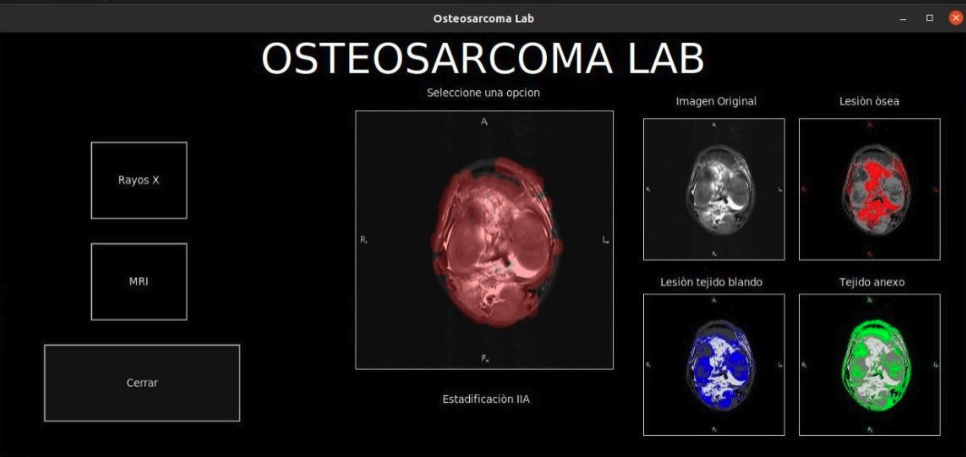

Generate this figure with Python:
from tkinter import * 
import cv2
import numpy as np 
import os
import math
import matplotlib.pyplot as plt 
import pandas as pd

from PIL import Image, ImageTk 
from tkinter import ttk
from tkinter.filedialog import askopenfilename 
from skimage import morphology
from skimage.restoration import denoise_nl_means, estimate_sigma 
from skimage import img_as_float
from scipy import ndimage as nd
from skimage.filters import threshold_multiotsu
from skimage import measure, io, img_as_ubyte, data 
from os import remove
from skimage.measure import label, regionprops 

count = 0

class Window:
    def _init_(self, window): 
        self.window = window
        self.window.geometry("1250x550") 
        self.window.configure(bg="black") 
        self.Botones()
        #Botones de la pantalla principal def Botones(self):
        self.window.title("Osteosarcoma Lab")

        self.label = Label(self.window, text = "OSTEOSARCOMA LAB", bg= "black", fg = "white", font=("Roboto Cn",40))
        self.label.pack()

        self.label = Label(self.window, text = "Seleccione una opcion", bg= "black", fg
        = "white", font=("Roboto Cn",10)) 
        self.label.pack()

        # Procesamiento Rayos X

        self.b1 = Button(self.window, text=" Rayos X ", height = 5, width = 12 ,bg= "black", fg = "white",font=("Roboto Cn",10), command = self.rayosx)
        self.b1.place(x=120, y=140)
        
        # Procesamiento en Resonancia Magnetica

        self.b3 = Button(self.window, text="MRI", height = 5, width = 12 , bg= "black", fg = "white", font=("Roboto Cn",10), command = self.resonm)
        self.b3.place(x=120, y=270)

        self.bfin = Button(self.window, text="Cerrar", height = 5, width = 28, bg
        ="gray7", fg ="gray92" ,font=("Roboto Cn",10), command = self.window.quit) 
        self.bfin.place(x=60, y=400)


    def rayosx(self):
        filename = askopenfilename() 
        image = cv2.imread(filename) 
        plt.imsave("original.jpg",image) 
        img = img_as_float(image)
        sigma_est = np.mean(estimate_sigma(img, multichannel=True)) 
        gray = cv2.cvtColor(image, cv2.COLOR_BGR2GRAY)
        denoise_img = denoise_nl_means(img, h=1.15 * sigma_est, fast_mode = True, patch_size=5, patch_distance=3, multichannel=True)
        plt.imsave("clean.jpg",denoise_img, cmap = "gray") 
    
    def gammaCorrection(src, gamma):
        invGamma = 1 / gamma
        table = [((i / 255) ** invGamma) * 255 for i in range(256)] 
        table = np.array(table, np.uint8)
        return cv2.LUT(src, table)
    
    img2 = cv2.imread('clean.jpg')
    gammaImg = gammaCorrection(img2, 0.4)
    gray = cv2.cvtColor(gammaImg, cv2.COLOR_BGR2GRAY) 
    filterSize =(3, 3)
    clahe = cv2.createCLAHE(clipLimit = 2.0, tileGridSize=(8, 8)) 
    claheNorm = clahe.apply(gray)

    def pixelVal(pix, r1, s1, r2, s2): 
        if (0 <= pix and pix <= r1):
            return (s1 / r1) * pix 
        elif (r1 < pix and pix <= r2):
            return ((s2 - s1) / (r2 - r1)) * (pix - r1) + s1
        else:
            return ((255 - s2) / (255 - r2)) * (pix - r2) + s2
        
    r1 = 50
    s1 = 0
    r2 = 200
    s2 = 255
    pixelVal_vec = np.vectorize(pixelVal)
    cs = pixelVal_vec(claheNorm, r1, s1, r2, s2) 
    plt.imsave("cont.jpg",cs, cmap="gray")

    def gammaCorrection(src, gamma): 
        invGamma = 1 / gamma
        table = [((i / 255) ** invGamma) * 255 for i in range(256)] 
        table = np.array(table, np.uint8)
        return cv2.LUT(src, table)

    img21 = cv2.imread('cont.jpg')
    gammaImg2 = gammaCorrection(img21, 0.9) 
    plt.imsave('corr.jpg', gammaImg2)

    self.label = Label(self.window, text = "Su imagen esta lista!", bg= "black", fg = "white")
    self.label.place(x=800, y=470)

    kernel1 = np.array([[0, -1, 0],
    [-1, 5,-1],
    [0, -1, 0]])
    image_sharp = cv2.filter2D(src=gammaImg2, ddepth=-1, kernel=kernel1) 
    plt.imsave('Imagen final.jpg', image_sharp)

    image1 = Image.open("Imagen final.jpg").resize((330,330)) 
    test = ImageTk.PhotoImage(image1)
    label1 = Label(image=test) 
    label1.image = test
    image2 = Image.open("original.jpg").resize((330,330)) 
    test2 = ImageTk.PhotoImage(image2)
    label2= Label(image=test2) 
    label2.image = test2

    label1.place(x=500, y=120) 
    label2.place(x=850, y=120)
    remove("corr.jpg") 
    remove("cont.jpg") 
    remove("clean.jpg")


    def resonm(self):
        filename1 = askopenfilename() 
        imagerm = cv2.imread(filename1)
        plt.imsave("originalrm.jpg",imagerm,cmap="gray") 
        kernel1 = np.array([[0, -1, 0],[-1, 5,-1],[0, -1, 0]])
        image_sharp = cv2.filter2D(src=imagerm, ddepth=-1, kernel=kernel1) 
        plt.imsave('sharp.jpg', image_sharp)

    def gammaCorrection(src, gamma):
        invGamma = 1 / gamma
        table = [((i / 255) ** invGamma) * 255 for i in range(256)] 
        table = np.array(table, np.uint8)
        return cv2.LUT(src, table) 
    
    imggam = image_sharp.copy()
    gammaImg = gammaCorrection(imggam, 0.8)

    thresholds = threshold_multiotsu(gammaImg, classes=5) 
    regions = np.digitize(gammaImg, bins=thresholds)
    imgthr = cv2.normalize(regions, None, 0, 255, cv2.NORM_MINMAX, dtype=cv2.CV_8U)
    kernel = np.ones((3,3),np.uint8)

    kmean = cv2.cvtColor(imgthr, cv2.COLOR_BGR2RGB) 
    pixel_values = kmean.reshape((-1, 3))
    pixel_values = np.float32(pixel_values) 
    criteria = (cv2.TERM_CRITERIA_EPS +
    cv2.TERM_CRITERIA_MAX_ITER, 100, 0.2)
    k = 6
    _, labels, (centers) = cv2.kmeans(pixel_values, k, None, criteria, 10, cv2.KMEANS_RANDOM_CENTERS)
    centers = np.uint8(centers) 
    labels = labels.flatten()
    segmimg = centers[labels.flatten()] 
    segmimg = segmimg.reshape(kmean.shape)
    maskimg1 = np.copy(segmimg) 
    maskimg1 = maskimg1.reshape((-1, 3)) 
    cluster = 1
    maskimg1[labels == cluster] = [255, 0, 0] 
    maskimg1 = maskimg1.reshape(segmimg.shape) 
    plt.imsave("mask1.jpg", maskimg1, cmap="gray")
    maskimg2 = np.copy(segmimg) 
    maskimg2 = maskimg2.reshape((-1, 3)) 
    cluster = 2
    maskimg2[labels == cluster] = [0, 0, 255] 
    maskimg2 = maskimg2.reshape(segmimg.shape) 
    plt.imsave("mask2.jpg", maskimg2, cmap="gray")

    maskimg3 = np.copy(segmimg) 
    maskimg3 = maskimg3.reshape((-1, 3)) 
    cluster = 3
    maskimg3[labels == cluster] = [0, 255, 0] 
    maskimg3 = maskimg3.reshape(segmimg.shape) 
    plt.imsave("mask3.jpg", maskimg3, cmap="gray")

    maskimg4 = np.copy(segmimg) 
    maskimg4 = maskimg4.reshape((-1, 3))
    
    cluster = 4
    maskimg4[labels == cluster] = [255, 255, 0] 
    maskimg4 = maskimg4.reshape(segmimg.shape) 
    plt.imsave("mask4.jpg", maskimg4, cmap="gray")

    remove("sharp.jpg")

    img2 = cv2.imread('mask1.jpg')
    mask1 = cv2.inRange(img2, (0, 0, 50), (50, 50,255))
    apertura = cv2.morphologyEx(mask1, cv2.MORPH_OPEN, kernel, iterations=1)
    plt.imsave("maskred1.jpg", apertura, cmap="gray") 
    img2 = cv2.imread("maskred1.jpg")
    gray = cv2.cvtColor(img2, cv2.COLOR_BGR2GRAY) 
    ret2,th2 =  cv2.threshold(gray,0,255,cv2.THRESH_BINARY+cv2.THRESH_OTSU) 
    all_props = measure.regionprops(th2)
    props1 = measure.regionprops_table(th2, properties=['perimeter','label', 'area', 'equivalent_diameter',"filled_area"])

    img3 = cv2.imread('mask2.jpg')
    mask2 = cv2.inRange(img3, (50, 0, 0), (255, 50, 50))
    apertura2 = cv2.morphologyEx(mask2, cv2.MORPH_OPEN, kernel, iterations=1)
    plt.imsave("maskblue1.jpg", apertura2, cmap="gray")
    img3 = cv2.imread("maskblue1.jpg")
    gray1 = cv2.cvtColor(img3, cv2.COLOR_BGR2GRAY) 
    ret3,th3 = cv2.threshold(gray1,0,255,cv2.THRESH_BINARY+cv2.THRESH_OTSU) 
    all_props1 = measure.regionprops(th3)
    props2 = measure.regionprops_table(th3, properties=['perimeter','label', 'area', 'equivalent_diameter',"filled_area"])
    escala = 32.14
    df = pd.DataFrame(props1) 
    a = df['area']
    ar= a/escala
    c = ar / math.pi 
    b = np.sqrt(c)

    df = pd.DataFrame(props2) 
    a1 = df['area']
    
    ar1 = a1/escala 
    c1 = ar1 / math.pi 
    b1 = np.sqrt(c1)
    areaeval= abs(b-b1) 
    liminf = 0.76
    limsup = 2
    value = float(areaeval)

    if value < liminf and value > 0 : 
        form = ((1.0519*b)-0.016)*2
        form=int(form)
        edge = cv2.Canny(apertura, 20, 150) 
        plt.imsave("canny.jpg", edge)
        ans = []
        a = int(form)
        img2 = cv2.imread("canny.jpg") 
        for y in range(0, edge.shape[0]):
            for x in range(0, edge.shape[1]): 
                if edge[y, x] != 0:
                    ans = ans + [[x, y]] 
                    imgWC = cv2.circle(img2,(x,y),form,(0,0,255),-1)
        plt.imsave("reseccion.jpg", imgWC, cmap="gray") 
        img3 = cv2.imread("reseccion.jpg")
        img4 = cv2.imread("axial.jpeg")
        dst = cv2.addWeighted(img4, 0.7, img3, 0.3, 0) 
        plt.imsave("final.jpg", dst, cmap="gray")
        image1 = Image.open("final.jpg").resize((330,330)) 
        test = ImageTk.PhotoImage(image1)
        label1 = Label(image=test) 
        label1.image = test 
        label1.place(x=500, y=100)

    image2 = Image.open("axial.jpeg").resize((180,180)) 
    test1 = ImageTk.PhotoImage(image2)
    label2 = Label(image=test1) 
    label2.image = test1 
    label2.place(x=830, y=80)
    image3 = Image.open("mask1.jpg").resize((180,180)) 
    test2 = ImageTk.PhotoImage(image3)
    label3 = Label(image=test2) 
    label3.image = test2 
    label3.place(x=1030, y=80)

    image4 = Image.open("mask2.jpg").resize((180,180)) 
    test3 = ImageTk.PhotoImage(image4)
    label4 = Label(image=test3) 
    label4.image = test3 
    label4.place(x=830, y=330)
    
    image5 = Image.open("mask3.jpg").resize((180,180)) 
    test4 = ImageTk.PhotoImage(image5)
    label5 = Label(image=test4) 
    label5.image = test4 
    label5.place(x=1030, y=330)

    self.label = Label(self.window, text = "Estadificaciòn IIB", bg= "black", fg = "white")
    self.label.place(x=980, y=50)

    self.label1 = Label(self.window, text = "Estadificaciòn IIB", bg= "black", fg = "white")
    self.label1.place(x=980, y=50)

    self.label2 = Label(self.window, text = "Estadificaciòn IIB", bg= "black", fg = "white")
    self.label2.place(x=980, y=50)

    self.label3 = Label(self.window, text = "Estadificaciòn IIB", bg= "black", fg = "white")
    self.label3.place(x=980, y=50)

    elif liminf >= value and value <= limsup : 
        form = ( (0.9485*b1) + 2.3546)
    form=int(form)
    edge = cv2.Canny(apertura2, 20, 150) 
    plt.imsave("canny.jpg", edge)
    ans = []
    a = int(form)
    img2 = cv2.imread("canny.jpg") 
    for y in range(0, edge.shape[0]):
        for x in range(0, edge.shape[1]): 
            if edge[y, x] != 0:
                ans = ans + [[x, y]] 
    imgWC = cv2.circle(img2,(x,y),form,(0,0,255),-1)
    plt.imsave("reseccion.jpg", imgWC, cmap="gray")
    img3 = cv2.imread("reseccion.jpg") 
    img4 = cv2.imread("axial.jpeg")
    dst = cv2.addWeighted(img4, 0.7, img3, 0.3, 0) 
    plt.imsave("final.jpg", dst, cmap="gray")
    image1 = Image.open("final.jpg").resize((330,330)) 
    test = ImageTk.PhotoImage(image1)
    label1 = Label(image=test) 
    label1.image = test 
    label1.place(x=500, y=100)

    image2 = Image.open("axial.jpeg").resize((180,180))
    
    test1 = ImageTk.PhotoImage(image2) 
    label2 = Label(image=test1) 
    label2.image = test1 
    label2.place(x=830, y=100)

    image3 = Image.open("mask1.jpg").resize((180,180)) 
    test2 = ImageTk.PhotoImage(image3)
    label3 = Label(image=test2) 
    label3.image = test2 
    label3.place(x=1030, y=100)

    image4 = Image.open("mask2.jpg").resize((180,180)) 
    test3 = ImageTk.PhotoImage(image4)
    label4 = Label(image=test3) 
    label4.image = test3 
    label4.place(x=830, y=300)

    image5 = Image.open("mask3.jpg").resize((180,180))
    test4 = ImageTk.PhotoImage(image5)
    label5 = Label(image=test4) 
    label5.image = test4
    label5.place(x=1030, y=300)

    self.label = Label(self.window, text = "Estadificaciòn IB", bg= "black", fg = "white")
    self.label.place(x=980, y=40)
    elif value > limsup:
    form = ((0.9222 * b1) + 1.3106)
    form=int(form)
    edge = cv2.Canny(apertura2, 10, 100) 
    plt.imsave("canny.jpg", edge)
    ans = []
    a = int(form)
    img2 = cv2.imread("maskblue1.jpg") 
    for y in range(0, edge.shape[0]):
        for x in range(0, edge.shape[1]): 
            if edge[y, x] != 0:
                ans = ans + [[x, y]] 
    imgWC = cv2.circle(img2,(x,y),form,(0,0,255),-1)
    plt.imsave("reseccion.jpg", imgWC, cmap="gray") 
    img3 = cv2.imread("reseccion.jpg")
    img4 = cv2.imread("axial.jpeg")
    dst = cv2.addWeighted(img4, 0.7, img3, 0.3, 0) 
    plt.imsave("final.jpg", dst, cmap="gray")
    image1 = Image.open("final.jpg").resize((330,330)) 
    test = ImageTk.PhotoImage(image1)
    label1 = Label(image=test) 
    label1.image = test
    
    label1.place(x=460, y=100)

    image2 = Image.open("axial.jpeg").resize((180,180)) 
    test1 = ImageTk.PhotoImage(image2)
    label2 = Label(image=test1) 
    label2.image = test1 
    label2.place(x=830, y=110)

    image3 = Image.open("mask1.jpg").resize((180,180)) 
    test2 = ImageTk.PhotoImage(image3)
    label3 = Label(image=test2) 
    label3.image = test2 
    label3.place(x=1030, y=110)

    image4 = Image.open("mask2.jpg").resize((180,180)) 
    test3 = ImageTk.PhotoImage(image4)
    label4 = Label(image=test3) 
    label4.image = test3 
    label4.place(x=830, y=335)

    image5 = Image.open("mask3.jpg").resize((180,180)) 
    test4 = ImageTk.PhotoImage(image5)
    label5 = Label(image=test4) 
    label5.image = test4 
    label5.place(x=1030, y=335)

    self.label = Label(self.window, text = "Estadificaciòn IIA", bg= "black", fg = "white")
    self.label.place(x=570, y=460)

    self.label1 = Label(self.window, text = "Imagen Original", bg= "black", fg = "white")
    self.label1.place(x=870, y=78)

    self.label2 = Label(self.window, text = "Lesiòn òsea", bg= "black", fg = "white")
    self.label2.place(x=1080, y=78)
    
    self.label3 = Label(self.window, text = "Lesiòn tejido blando", bg= "black", fg = "white")
    self.label3.place(x=850, y=310)

    self.label4 = Label(self.window, text = "Tejido anexo", bg= "black", fg = "white")
    self.label4.place(x=1080, y=310)

if __name__ == "_main_": 
    root = Tk()
    inicio = Window(root) 
    root.mainloop()
